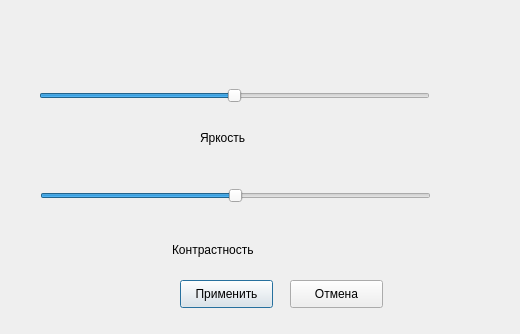
<?xml version="1.0" encoding="UTF-8"?>
<ui version="4.0">
 <class>FormBrightness</class>
 <widget class="QDialog" name="FormBrightness">
  <property name="geometry">
   <rect>
    <x>0</x>
    <y>0</y>
    <width>520</width>
    <height>334</height>
   </rect>
  </property>
  <property name="windowTitle">
   <string>Яркость и контрастность</string>
  </property>
  <widget class="QSlider" name="horizontalSlider">
   <property name="geometry">
    <rect>
     <x>39</x>
     <y>70</y>
     <width>391</width>
     <height>51</height>
    </rect>
   </property>
   <property name="minimum">
    <number>-127</number>
   </property>
   <property name="maximum">
    <number>127</number>
   </property>
   <property name="orientation">
    <enum>Qt::Horizontal</enum>
   </property>
  </widget>
  <widget class="QSlider" name="horizontalSlider_2">
   <property name="geometry">
    <rect>
     <x>40</x>
     <y>170</y>
     <width>391</width>
     <height>51</height>
    </rect>
   </property>
   <property name="minimum">
    <number>-127</number>
   </property>
   <property name="maximum">
    <number>127</number>
   </property>
   <property name="orientation">
    <enum>Qt::Horizontal</enum>
   </property>
  </widget>
  <widget class="QPushButton" name="pushButton">
   <property name="geometry">
    <rect>
     <x>180</x>
     <y>280</y>
     <width>93</width>
     <height>28</height>
    </rect>
   </property>
   <property name="text">
    <string>Применить</string>
   </property>
  </widget>
  <widget class="QPushButton" name="pushButton_2">
   <property name="geometry">
    <rect>
     <x>290</x>
     <y>280</y>
     <width>93</width>
     <height>28</height>
    </rect>
   </property>
   <property name="text">
    <string>Отмена</string>
   </property>
  </widget>
  <widget class="QLabel" name="label">
   <property name="geometry">
    <rect>
     <x>50</x>
     <y>340</y>
     <width>53</width>
     <height>16</height>
    </rect>
   </property>
   <property name="text">
    <string>TextLabel</string>
   </property>
  </widget>
  <widget class="QLabel" name="label_2">
   <property name="geometry">
    <rect>
     <x>200</x>
     <y>130</y>
     <width>53</width>
     <height>16</height>
    </rect>
   </property>
   <property name="text">
    <string>Яркость</string>
   </property>
  </widget>
  <widget class="QLabel" name="label_3">
   <property name="geometry">
    <rect>
     <x>172</x>
     <y>240</y>
     <width>101</width>
     <height>20</height>
    </rect>
   </property>
   <property name="text">
    <string>Контрастность</string>
   </property>
  </widget>
 </widget>
 <resources/>
 <connections/>
</ui>
